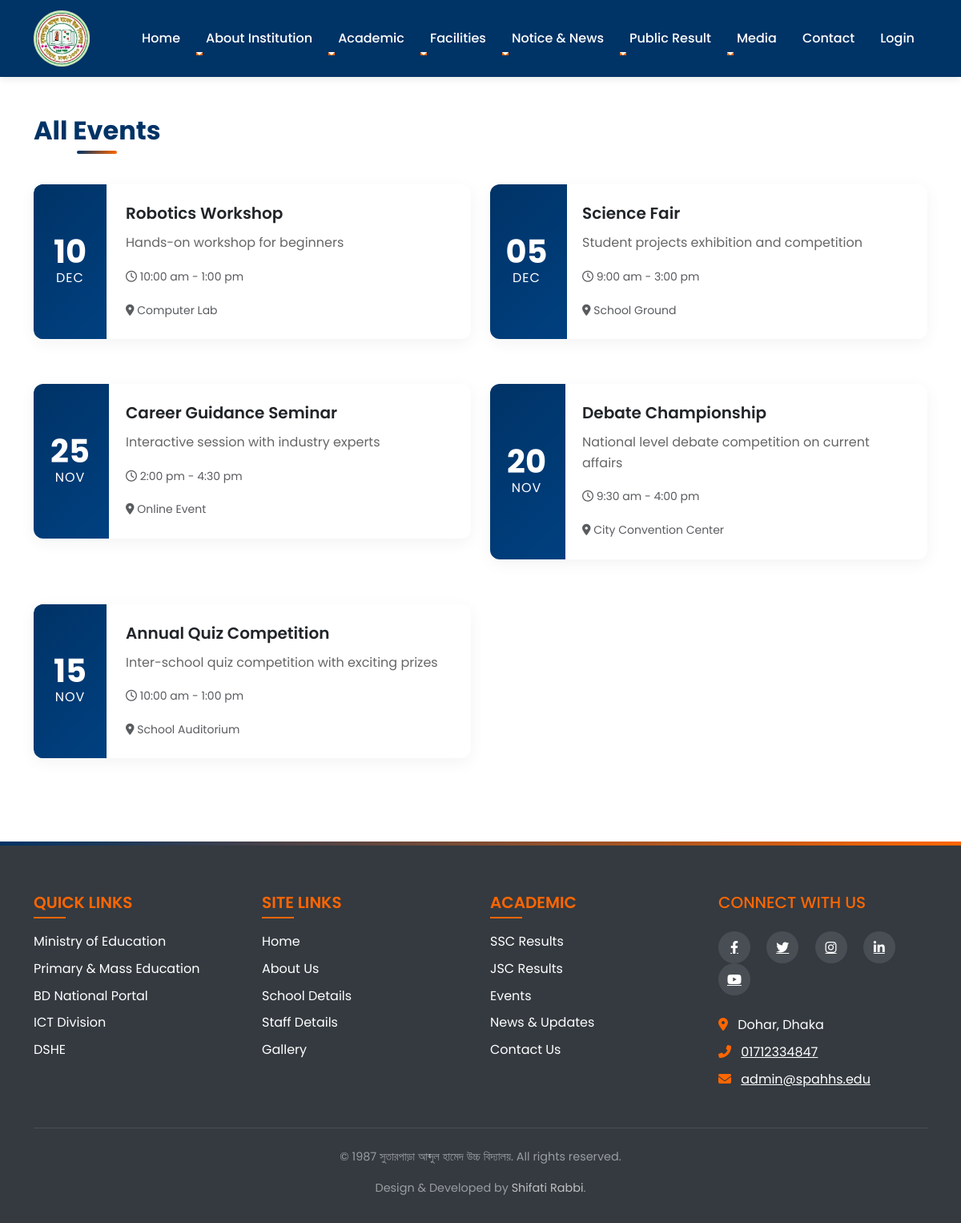
Screenshot of /events.php with the database file from the repository.
### tables this page shows
CREATE TABLE IF NOT EXISTS `events` (
  `event_id` int NOT NULL AUTO_INCREMENT,
  `title` varchar(255) NOT NULL,
  `description` text,
  `event_date` date NOT NULL,
  `start_time` time NOT NULL,
  `end_time` time NOT NULL,
  `location` varchar(255) NOT NULL,
  `is_online` tinyint(1) DEFAULT '0',
  `event_type` enum('Competition','Seminar','Workshop','Sports','Cultural') DEFAULT 'Seminar',
  `featured_image` varchar(255) DEFAULT NULL,
  `created_at` timestamp NULL DEFAULT CURRENT_TIMESTAMP,
  `updated_at` timestamp NULL DEFAULT CURRENT_TIMESTAMP ON UPDATE CURRENT_TIMESTAMP,
  PRIMARY KEY (`event_id`)
);

CREATE TABLE IF NOT EXISTS `setting` (
  `id` int NOT NULL AUTO_INCREMENT,
  `current_year` int NOT NULL,
  `current_semester` varchar(11) NOT NULL,
  `school_name` varchar(100) NOT NULL,
  `slogan` varchar(300) NOT NULL,
  `about` text NOT NULL,
  PRIMARY KEY (`id`)
);

### admin/data/event.php (called while the page is built, shortened)
<?php
function getAllEvents($conn, $limit = null) {
    $sql = "SELECT * FROM events ORDER BY event_date DESC";
    $stmt = $conn->prepare($sql);
    $stmt->execute();
    return $stmt->fetchAll(PDO::FETCH_ASSOC);
}
?>

### data/setting.php (called while the page is built)
<?php
function getSetting($conn){
   $sql = "SELECT * FROM setting";
   $stmt = $conn->prepare($sql);
   $stmt->execute();
   if ($stmt->rowCount() == 1) {
     $settings = $stmt->fetch();
     return $settings;
   }else {
    return 0;
   }
}

### events.php (the view)
<?php include "header.php"; ?>
<section class="py-5">
    <div class="container">
        <h2 class="section-title mb-5">All Events</h2>
        <div class="row">
            <?php
            include "admin/data/event.php";
            $events = getAllEvents($conn);
            foreach ($events as $event) {
                $event_date = new DateTime($event['event_date']);
                $start_time = new DateTime($event['start_time']);
                $end_time = new DateTime($event['end_time']);
            ?>
            <div class="col-md-6 mb-4">
                <div class="card event-card">
                    <div class="row g-0">
                        <div class="col-md-2 bg-primary text-white d-flex align-items-center justify-content-center">
                            <div class="event-date">
                                <span class="event-day"><?= $event_date->format('d') ?></span>
                                <span class="event-month"><?= strtoupper($event_date->format('M')) ?></span>
                            </div>
                        </div>
                        <div class="col-md-10">
                            <div class="card-body">
                                <h5 class="card-title"><?= htmlspecialchars($event['title']) ?></h5>
                                <p class="card-text"><?= htmlspecialchars($event['description']) ?></p>
                                <p class="card-text text-muted"><small>
                                    <i class="far fa-clock"></i>
                                    <?= $start_time->format('g:i a') ?> - <?= $end_time->format('g:i a') ?>
                                </small></p>
                                <p class="card-text text-muted"><small>
                                    <i class="fas fa-map-marker-alt"></i>
                                    <?= $event['is_online'] ? 'Online Event' : htmlspecialchars($event['location']) ?>
                                </small></p>
                            </div>
                        </div>
                    </div>
                </div>
            </div>
            <?php } ?>
        </div>
    </div>
</section>
<?php include "footer.php"; ?>

### footer.php (shortened to what this page needs)
<footer class="footer">
    <div class="container">
        <div class="row">
            <div class="col-md-3 mb-4 mb-md-0">
                <div class="footer-links">
                    <h5 class="text-uppercase mb-4" style="color: var(--secondary-color);">Quick Links</h5>
                    <ul class="list-unstyled">
                        <li class="mb-2"><a href="https://www.moedu.gov.bd/" class="text-white footer-link">Ministry of Education</a></li>
                        <li class="mb-2"><a href="https://www.mopme.gov.bd/" class="text-white footer-link">Primary & Mass Education</a></li>
                        <li class="mb-2"><a href="https://bangladesh.gov.bd/" class="text-white footer-link">BD National Portal</a></li>
                        <li class="mb-2"><a href="https://a2i.gov.bd/" class="text-white footer-link">ICT Division</a></li>
                        <li class="mb-2"><a href="http://www.dshe.gov.bd/" class="text-white footer-link">DSHE</a></li>
                    </ul>
                </div>
            </div>
            <div class="col-md-3 mb-4 mb-md-0">
                <div class="footer-links">
                    <h5 class="text-uppercase mb-4" style="color: var(--secondary-color);">Site Links</h5>
                    <ul class="list-unstyled">
                        <li class="mb-2"><a href="index" class="text-white footer-link">Home</a></li>
                        <li class="mb-2"><a href="about" class="text-white footer-link">About Us</a></li>
                        <li class="mb-2"><a href="basic-info" class="text-white footer-link">School Details</a></li>
                        <li class="mb-2"><a href="people_info" class="text-white footer-link">Staff Details</a></li>
                        <li class="mb-2"><a href="gallery" class="text-white footer-link">Gallery</a></li>
                    </ul>
                </div>
            </div>
            <div class="col-md-3 mb-4 mb-md-0">
                <div class="footer-links">
                    <h5 class="text-uppercase mb-4" style="color: var(--secondary-color);">Academic</h5>
                    <ul class="list-unstyled">
                        <li class="mb-2"><a href="public_results_ssc" class="text-white footer-link">SSC Results</a></li>
                        <li class="mb-2"><a href="public_results_jsc" class="text-white footer-link">JSC Results</a></li>
                        <li class="mb-2"><a href="events" class="text-white footer-link">Events</a></li>
                        <li class="mb-2"><a href="news" class="text-white footer-link">News & Updates</a></li>
                        <li class="mb-2"><a href="contact" class="text-white footer-link">Contact Us</a></li>
                    </ul>
                </div>
            </div>
            <div class="col-md-3">
                <div class="footer-contact">
                    <h5 class="text-uppercase mb-4" style="color: var(--secondary-color);">Connect With Us</h5>
                    <div class="social-icons mb-4">
                        <a href="https://www.facebook.com/groups/348161615295603/" class="text-white me-3 social-icon"><i class="fab fa-facebook-f"></i></a>
                        <a href="#" class="text-white me-3 social-icon"><i class="fab fa-twitter"></i></a>
                        <a href="#" class="text-white me-3 social-icon"><i class="fab fa-instagram"></i></a>
                        <a href="#" class="text-white me-3 social-icon"><i class="fab fa-linkedin-in"></i></a>
                        <a href="#" class="text-white me-3 social-icon"><i class="fab fa-youtube"></i></a>
                    </div>
                    <address class="mb-0">
                        <p class="mb-2">
                            <i class="fas fa-map-marker-alt me-2" style="color: var(--secondary-color);"></i>
                            <span>Dohar, Dhaka</span>
                        </p>
                        <p class="mb-2">
                            <i class="fas fa-phone-alt me-2" style="color: var(--secondary-color);"></i>
                            <a href="tel:01712334847" class="text-white">01712334847</a>
                        </p>
                        <p class="mb-0">
                            <i class="fas fa-envelope me-2" style="color: var(--secondary-color);"></i>
                            <a href="mailto:admin@spahhs.edu" class="text-white">admin@spahhs.edu</a>
                        </p>
                    </address>
                </div>
            </div>
        </div>
        <div class="copyright text-center">
            <p>&copy; <?=$setting['current_year']?> <?=$setting['school_name']?>. All rights reserved.</p>
            <p>Design & Developed by <a href="tel: 01571501416" style="text-decoration: none; color: silver;">Shifati Rabbi</a>.</p>
        </div>
    </div>
</footer>
</body>
</html>

### css/style.css (style rules this page uses)
:root { --primary-color: #003366; --secondary-color: #ff6600; --light-color: #f8f9fa; --dark-color: #343a40; --transition-speed: 0.4s; }
body { font-family: 'Poppins', 'Segoe UI', Tahoma, Geneva, Verdana, sans-serif; line-height: 1.6; color: #333; overflow-x: hidden; }
html { scroll-behavior: smooth; }
.section-title { color: var(--primary-color); font-weight: 700; margin-bottom: 30px; position: relative; display: inline-block; }
.section-title:after { content: ''; position: absolute; width: 50%; height: 3px; background-color: var(--secondary-color); bottom: -10px; left: 0; }
.event-card { border: none; border-radius: 12px; overflow: hidden; box-shadow: 0 5px 20px rgba(0, 0, 0, 0.05); transition: all var(--transition-speed) ease; margin-bottom: 2rem; background-color: white; }
.event-date { background: linear-gradient(135deg, var(--primary-color), #004080); color: white; display: flex; flex-direction: column; align-items: center; justify-content: center; height: 100%; padding: 1.5rem; }
.event-day { font-size: 2.5rem; font-weight: 700; line-height: 1; }
.event-month { font-size: 1rem; text-transform: uppercase; letter-spacing: 1px; }
.event-card .card-body { padding: 1.5rem; }
.event-card .card-title { font-weight: 600; margin-bottom: 0.75rem; }
.event-card .card-text { color: #666; }
.footer { background-color: var(--dark-color); color: white; padding: 4rem 0 1rem; position: relative; }
.footer::before { content: ''; position: absolute; top: 0; left: 0; width: 100%; height: 5px; background: linear-gradient(90deg, var(--primary-color), var(--secondary-color)); }
.footer-links h5 { color: white; font-weight: 600; margin-bottom: 1.5rem; position: relative; }
.footer-links h5::after { content: ''; position: absolute; bottom: -8px; left: 0; width: 40px; height: 2px; background-color: var(--secondary-color); }
.footer-links ul { list-style: none; padding-left: 0; }
.footer-links li { margin-bottom: 0.75rem; }
.footer-links a { color: rgba(255, 255, 255, 0.7); text-decoration: none; transition: all var(--transition-speed) ease; position: relative; padding-left: 0; }
.footer-links a::before { content: '→'; position: absolute; left: -15px; opacity: 0; transition: all var(--transition-speed) ease; color: var(--secondary-color); }
.social-icons a { display: inline-flex; align-items: center; justify-content: center; width: 40px; height: 40px; background-color: rgba(255, 255, 255, 0.1); border-radius: 50%; color: white; margin-right: 0.75rem; transition: all var(--transition-speed) ease; }
.copyright { border-top: 1px solid rgba(255, 255, 255, 0.1); padding-top: 1.5rem; margin-top: 3rem; text-align: center; color: rgba(255, 255, 255, 0.5); font-size: 0.9rem; }
.section-title { color: var(--primary-color); font-weight: 700; margin-bottom: 2.5rem; position: relative; display: inline-block; font-size: 2rem; }
.section-title::after { content: ''; position: absolute; width: 50px; height: 4px; background: linear-gradient(90deg, var(--primary-color), var(--secondary-color)); bottom: -10px; left: 50%; transform: translateX(-50%); border-radius: 2px; }
.bg-primary { background-color: var(--primary-color) !important; }

### rows the page displays
events: event_date "10", event_date "DEC", title "Robotics Workshop", description "Hands-on workshop for beginners", start_time "10:00 am", end_time "1:00 pm", location "Computer Lab"
events: event_date "05", event_date "DEC", title "Science Fair", description "Student projects exhibition and competition", start_time "9:00 am", end_time "3:00 pm", location "School Ground"
events: event_date "25", event_date "NOV", title "Career Guidance Seminar", description "Interactive session with industry experts", start_time "2:00 pm", end_time "4:30 pm", is_online "Online Event"
events: event_date "20", event_date "NOV", title "Debate Championship", description "National level debate competition on current affairs", start_time "9:30 am", end_time "4:00 pm", location "City Convention Center"
events: event_date "15", event_date "NOV", title "Annual Quiz Competition", description "Inter-school quiz competition with exciting prizes", start_time "10:00 am", end_time "1:00 pm", location "School Auditorium"
setting: current_year "1987", school_name "সুতারপাড়া আব্দুল হামেদ উচ্চ বিদ্যালয়"
